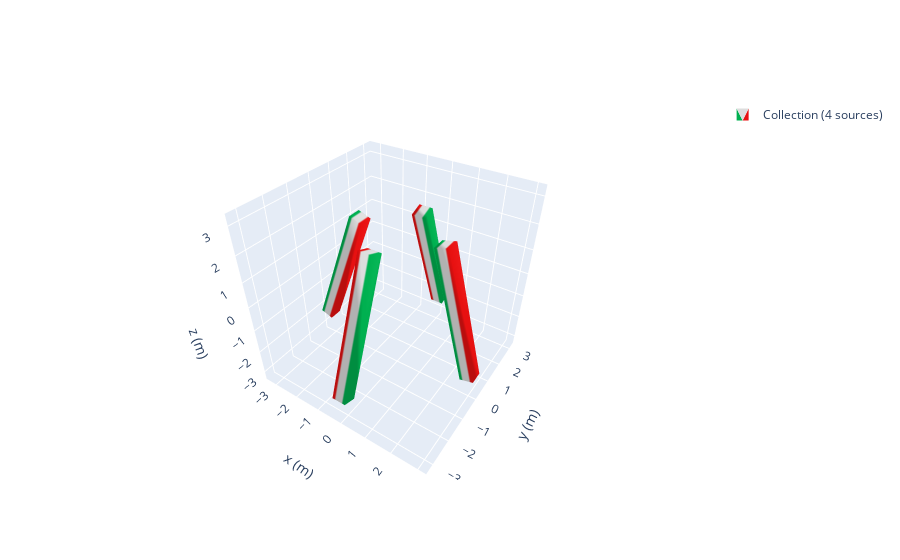

The cell this chart's notebook holds for it:
### Code cell
import numpy as np
import magpylib as magpy

N = 4
angles = np.linspace(0, 360, N, endpoint=False)
axis = [['y',-15],['x',20],['y',20],['x',-20]]
halbach = magpy.Collection()

for a in range(len(angles)):
    cube = magpy.magnet.Cuboid(
        dimension=(0.5,0.5,5),
        polarization=(1,0,0),
        position=(2.3,0,0)
    )
    i = (-1)**(a+1)
    cube.rotate_from_angax(angles[a], 'z', anchor=0)
    cube.rotate_from_angax(angles[a], 'z')
    cube.rotate_from_angax(axis[a][1], axis[a][0],anchor = cube.position)
    halbach.add(cube)
   
sens = magpy.Sensor(position=np.linspace((0,0,-10),(0,0,10)))
magpy.show(halbach)

### Figure 1 — Plotly figure (JSON) as saved in the notebook; plotly's stock layout.template omitted (floating-point values rounded to 4 significant figures)
{"data": [{"color": "#2e91e5", "colorscale": [[0, "#00b050"], [0.16, "#00b050"], [0.26, "#dddddd"], [0.74, "#dddddd"], [0.84, "#e71111"], [1, "#e71111"]], "i": [7, 0, 0, 0, 4, 4, 2, 6, 4, 0, 3, 7, 15, 8, 8, 8, 12, 12, 10, 14, 12, 8, 11, 15, 23, 16, 16, 16, 20, 20, 18, 22, 20, 16, 19, 23, 31, 24, 24, 24, 28, 28, 26, 30, 28, 24, 27, 31], "intensity": [0, 0, 1, 1, 0, 0, 1, 1, 0, 0, 1, 1, 0, 0, 1, 1, 0, 0, 1, 1, 0, 0, 1, 1, 0, 0, 1, 1, 0, 0, 1, 1], "j": [0, 7, 1, 2, 6, 7, 1, 2, 5, 5, 2, 2, 8, 15, 9, 10, 14, 15, 9, 10, 13, 13, 10, 10, 16, 23, 17, 18, 22, 23, 17, 18, 21, 21, 18, 18, 24, 31, 25, 26, 30, 31, 25, 26, 29, 29, 26, 26], "k": [3, 4, 2, 3, 5, 6, 5, 5, 0, 1, 7, 6, 11, 12, 10, 11, 13, 14, 13, 13, 8, 9, 15, 14, 19, 20, 18, 19, 21, 22, 21, 21, 16, 17, 23, 22, 27, 28, 26, 27, 29, 30, 29, 29, 24, 25, 31, 30], "legendgroup": "Collection(id=2614449013584)", "name": "Collection (4 sources)", "opacity": 1, "showlegend": true, "showscale": false, "type": "mesh3d", "x": [2.706, 2.706, 3.189, 3.189, 1.411, 1.411, 1.894, 1.894, 0.25, 0.25, -0.25, -0.25, 0.25, 0.25, -0.25, -0.25, -3.39, -3.39, -2.92, -2.92, -1.68, -1.68, -1.21, -1.21, 0.25, 0.25, -0.25, -0.25, 0.25, 0.25, -0.25, -0.25], "y": [-0.25, 0.25, 0.25, -0.25, -0.25, 0.25, 0.25, -0.25, 3.39, 2.92, 2.92, 3.39, 1.68, 1.21, 1.21, 1.68, -0.25, 0.25, 0.25, -0.25, -0.25, 0.25, 0.25, -0.25, -2.92, -3.39, -3.39, -2.92, -1.21, -1.68, -1.68, -1.21], "z": [-2.48, -2.48, -2.35, -2.35, 2.35, 2.35, 2.48, 2.48, -2.264, -2.435, -2.435, -2.264, 2.435, 2.264, 2.264, 2.435, -2.264, -2.264, -2.435, -2.435, 2.435, 2.435, 2.264, 2.264, -2.435, -2.264, -2.264, -2.435, 2.264, 2.435, 2.435, 2.264]}], "layout": {"legend": {"itemsizing": "constant"}, "scene": {"aspectmode": "manual", "aspectratio": {"x": 1, "y": 1, "z": 1}, "camera": {"eye": {"x": 1, "y": -1.5, "z": 1.4}}, "xaxis": {"autorange": false, "range": [-3.491, 3.289], "title": {"text": "x (m)"}}, "yaxis": {"autorange": false, "range": [-3.39, 3.39], "title": {"text": "y (m)"}}, "zaxis": {"autorange": false, "range": [-3.39, 3.39], "title": {"text": "z (m)"}}}}}
